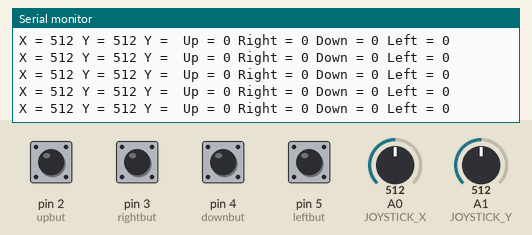
Simulated run of this sketch. Board: Arduino Uno, built with avr-gcc and run on an emulated ATmega328P. On the bench: the last lines printed to the serial monitor. Inputs (shaded band) come from the test bench; at power-on: pin 2 (upbut), pin 3 (rightbut), pin 4 (downbut), pin 5 (leftbut) LOW, A0 (JOYSTICK_X) = 512, A1 (JOYSTICK_Y) = 512. No radio packets arrive unless stated.

Above: at 1.2 s.
1.3 s: A0 (JOYSTICK_X) set to 107
At 1.38 s:
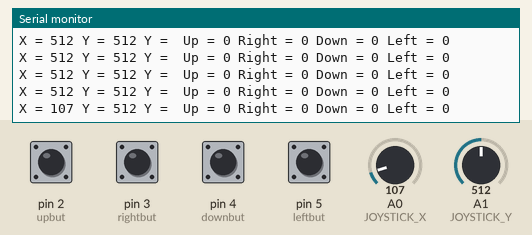
4.3 s: A0 (JOYSTICK_X) set to 94
At 4.34 s:
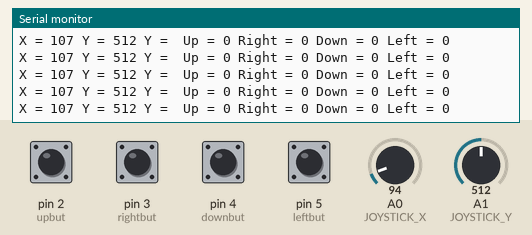
7.3 s: A1 (JOYSTICK_Y) set to 104
At 7.31 s:
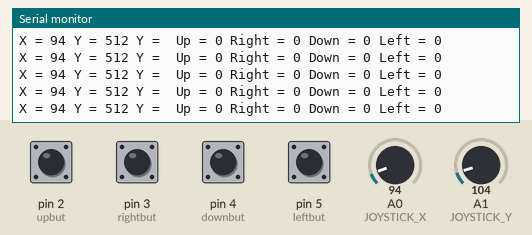
8.8 s: A1 (JOYSTICK_Y) set to 90
At 8.83 s:
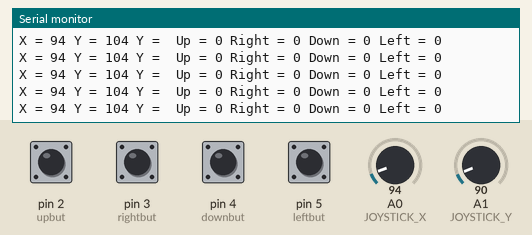
14.8 s: A1 (JOYSTICK_Y) set to 11
At 14.84 s:
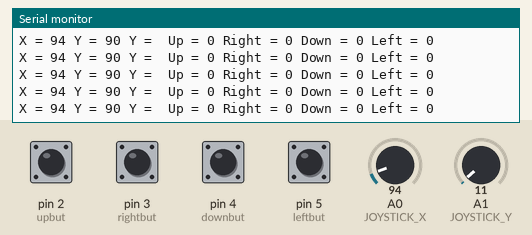
17.8 s: A1 (JOYSTICK_Y) set to 8
At 17.81 s:
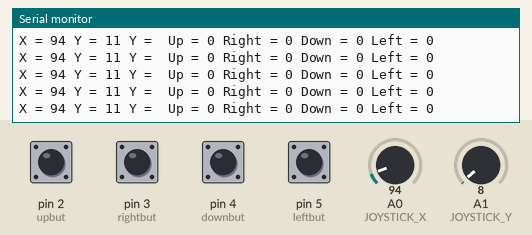
Timing chart, 0 to 20.8 s (numbered marks = the images above; inputs shaded):
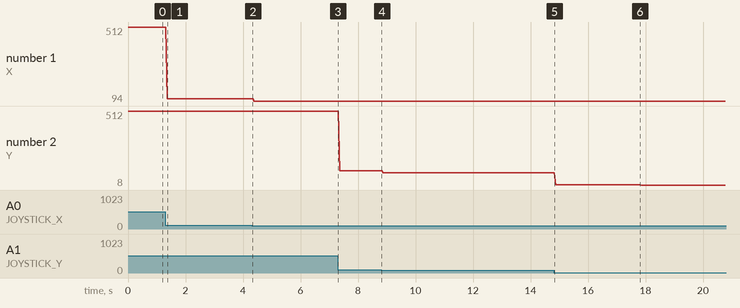

Measured:
- after the input at 1.3 s, the serial monitor: prints a new line after 0.07 s (image 1)
- plotted number 1: 512 → 107 after the input at 1.3 s, 107 → 94 after the input at 4.3 s
- plotted number 2: 512 → 104 after the input at 7.3 s, 104 → 90 after the input at 8.8 s, 90 → 11 after the input at 14.8 s, 11 → 8 after the input at 17.8 s

The sketch:

rf_tx.ino
```cpp
/* JoyStick module transceiver code
By Nazmus
http://www.Easyprogramming.net
http://nazm.us
 - SEE the comments after "//" on each line below
 - CONNECTIONS: nRF24L01 Modules See:
 http://arduino-info.wikispaces.com/Nrf24L01-2.4GHz-HowTo
   1 - GND
   2 - VCC 3.3V !!! NOT 5V
   3 - CE to Arduino pin 9
   4 - CSN to Arduino pin 10
   5 - SCK to Arduino pin 13
   6 - MOSI to Arduino pin 11
   7 - MISO to Arduino pin 12
   8 - UNUSED

   Default Button Pins:
   Up - pin 2
   Right - pin 3
   Down - pin 4
   Left - pin 5
   -
   Analog Joystick module
   GND to Arduino GND
   VCC to Arduino +5V
   X Pot to Arduino A0
   Y Pot to Arduino A1

/*-----( Import needed libraries )-----*/
#include <SPI.h>
#include "nRF24L01.h"
#include "RF24.h"

/*-----( Declare Constants and Pin Numbers )-----*/
#define CE_PIN   9
#define CSN_PIN 10
#define JOYSTICK_X A0
#define JOYSTICK_Y A1

// NOTE: the "LL" at the end of the constant is "LongLong" type
const uint64_t pipe = 0xE8E8F0F0E1LL; // Define the transmit pipe


/*-----( Declare objects )-----*/
RF24 radio(CE_PIN, CSN_PIN); // Create a Radio
/*-----( Declare Variables )-----*/
int joystick[6];  // 6 element array holding Joystick reading and 4 buttons

int upbut = 2;
int rightbut = 3;
int downbut = 4;
int leftbut = 5;
void setup()   /****** SETUP: RUNS ONCE ******/
{
  Serial.begin(9600);
  radio.begin();
  radio.openWritingPipe(pipe);

  //declare pinMode for all buttons and initial state
  pinMode(upbut,INPUT);
  digitalWrite(upbut,LOW);
  pinMode(rightbut,INPUT);
  digitalWrite(upbut,LOW);
   pinMode(downbut,INPUT);
  digitalWrite(downbut,LOW);
  pinMode(leftbut,INPUT);
  digitalWrite(leftbut,LOW);
  //end pinMode and digitalWrite
}//--(end setup )---


void loop()   /****** LOOP: RUNS CONSTANTLY ******/
{
  joystick[0] = analogRead(JOYSTICK_X);
  joystick[1] = analogRead(JOYSTICK_Y);
  joystick[2] = digitalRead(upbut);
  joystick[3] = digitalRead(rightbut);
  joystick[4] = digitalRead(downbut);
  joystick[5] = digitalRead(leftbut);

  radio.write( joystick, sizeof(joystick) );

    // Debugging code below
      Serial.print("X = ");

      Serial.print(analogRead(JOYSTICK_X));
      Serial.print(" Y = ");

      Serial.print(analogRead(JOYSTICK_Y));
        Serial.print(" Y = ");
      Serial.print(" Up = ");
      Serial.print(digitalRead(upbut));
      Serial.print(" Right = ");
      Serial.print(digitalRead(rightbut));
      Serial.print(" Down = ");
      Serial.print(digitalRead(downbut));
      Serial.print(" Left = ");
      Serial.println(digitalRead(leftbut));

      // Debugging code above
}//--(end main loop )---
```
